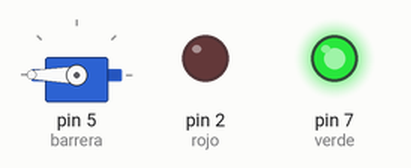
This sketch was run on a simulated Arduino Uno, built with avr-gcc and run on an emulated ATmega328P. On the bench: servo, output pins drawn as LEDs (lit = HIGH).

Above: at 0.05 s.
At 5.45 s:
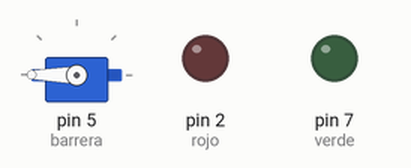
At 8.2 s:
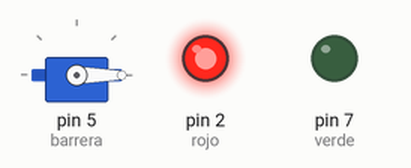
At 10.95 s:
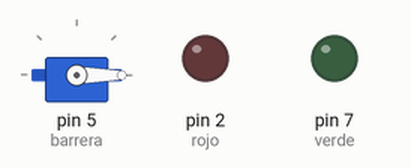
Timing chart, 0 to 14.3 s (numbered marks = the images above):
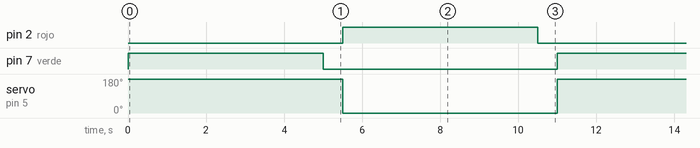

Measured:
- by itself, pin 2 (rojo), pin 7 (verde): alternates HIGH for 5.0 s and LOW for 6.0 s
- by itself, servo on pin 5 (barrera): alternates 180° for 5.5 s and 0° for 5.5 s

The sketch:

Semaforo.ino
```cpp
/*************/
/*  SEMAFORO */
/*************/
#include <Servo.h>
Servo Myservo;
//** Definiciones **//
int rojo=2;      //definimos el valor del pin para el led rojo
int verde=7;     //definimos el valor del pin para el led verde
Servo barrera;    //definimos la barrera
int pos=0;

//** Programa **//

void setup() {
  barrera.attach(5);
  pinMode(verde,OUTPUT);   //declaramos el pin verde como salida
  pinMode(rojo,OUTPUT);    //declaramos el pin rojo como salida
}

void loop() {
 digitalWrite(verde,HIGH);//encendemos el led verde
  barrera.write(180);     //movemos la barrera
 delay(5000);             //esperamos 5 segundos
 digitalWrite(verde,LOW);  //apagamos el led verde
 delay(500);              //esperamos medio segundo


 digitalWrite(rojo,HIGH); //encendemos el led rojo
  barrera.write(0);        //movemos la barrera
 delay(5000);              //esperamos 5 segundos
 digitalWrite(rojo,LOW);  //apagamos el led rojo
 delay(500);               //esperamos medio segundo
}
```
